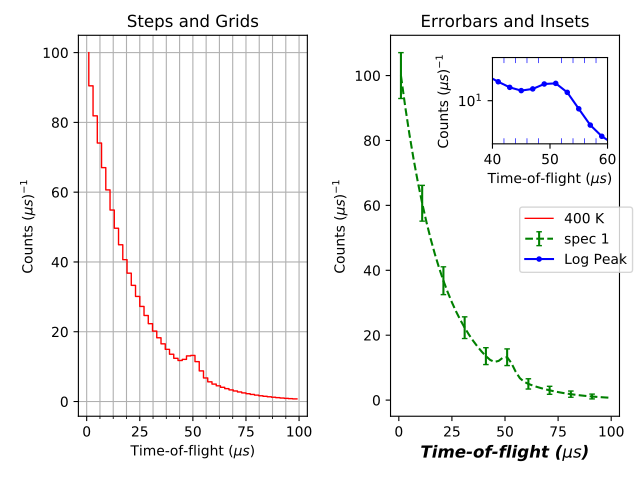

Write the Python code that produced this figure.
from mantid.simpleapi import *
import matplotlib.pyplot as plt
from matplotlib.ticker import (MultipleLocator, AutoMinorLocator)

#Example data
exp_decay = CreateSampleWorkspace(Function='User Defined',
                                  UserDefinedFunction='\
                                  name=ExpDecay,Lifetime = 20,Height = 200;name=Gaussian,\
                                  PeakCentre=50, Height=10, Sigma=3',
                                  XMax=100, BinWidth=2)

#Create figure and axes
fig, axes = plt.subplots(ncols=2,nrows=1,subplot_kw={'projection': 'mantid'})

# Plot with errorbars on the left set of axes
axes[0].plot(exp_decay, specNum=1, color='red', label='400 K', linewidth=1.0, drawstyle='steps')
axes[0].set_title('Steps and Grids')
axes[0].xaxis.set_minor_locator(AutoMinorLocator())
axes[0].grid(True, which = 'both', axis = 'both') # major/minor, x/y

# Add an inset, use trial and error to find the right location
inset = fig.add_axes([0.77, 0.70, 0.18, 0.18],projection='mantid') #[left, bottom, width, height]
inset.plot(exp_decay, specNum=5, color='blue', label='Log Peak', marker ='.')
plt.yscale('log') #only affects the most recently called axes
inset.set_xlim(40, 60), inset.set_ylim(5, 20)
inset.xaxis.set_minor_locator(AutoMinorLocator()) #inserts 5 minor b/w each major
inset.tick_params(which='minor', width = 0.5, length=4, color='b', direction='in', top='on')

#Plot on the right set of axes
axes[1].errorbar(exp_decay, specNum=1, capsize=2.0, errorevery=5, color='green', label='spec 1', linestyle='--')
axes[1].set_xlabel('Time-of-flight ($\mu s$)', fontsize = 12, fontstyle = 'italic', fontweight = 'bold')
axes[1].set_ylabel('Counts ($\mu s$)$^{-1}$')
axes[1].set_title('Errorbars and Insets')

#Use tight layout for subplots and create a legend
plt.tight_layout()
fig.legend(loc='center right')

#fig.show()
